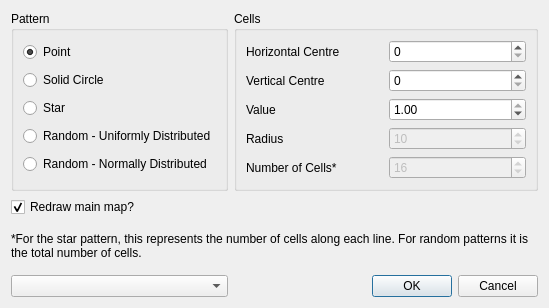
<?xml version="1.0" encoding="UTF-8"?>
<ui version="4.0">
 <class>AddCellDialog</class>
 <widget class="QDialog" name="AddCellDialog">
  <property name="geometry">
   <rect>
    <x>0</x>
    <y>0</y>
    <width>549</width>
    <height>308</height>
   </rect>
  </property>
  <property name="windowTitle">
   <string>Add Cells</string>
  </property>
  <layout class="QGridLayout" name="gridLayout">
   <item row="0" column="0">
    <widget class="QGroupBox" name="groupBox_3">
     <property name="title">
      <string>Pattern</string>
     </property>
     <layout class="QVBoxLayout" name="verticalLayout">
      <item>
       <widget class="QRadioButton" name="pointRB">
        <property name="text">
         <string>Point</string>
        </property>
        <property name="checked">
         <bool>true</bool>
        </property>
       </widget>
      </item>
      <item>
       <widget class="QRadioButton" name="solidCRB">
        <property name="text">
         <string>Solid Circle</string>
        </property>
       </widget>
      </item>
      <item>
       <widget class="QRadioButton" name="starRB">
        <property name="text">
         <string>Star</string>
        </property>
       </widget>
      </item>
      <item>
       <widget class="QRadioButton" name="randUniformRB">
        <property name="text">
         <string>Random - Uniformly Distributed</string>
        </property>
       </widget>
      </item>
      <item>
       <widget class="QRadioButton" name="randNormalRB">
        <property name="text">
         <string>Random - Normally Distributed</string>
        </property>
       </widget>
      </item>
     </layout>
    </widget>
   </item>
   <item row="0" column="1">
    <widget class="QGroupBox" name="groupBox">
     <property name="title">
      <string>Cells</string>
     </property>
     <layout class="QGridLayout" name="gridLayout_2">
      <item row="0" column="1">
       <widget class="QSpinBox" name="xSpinBox">
        <property name="maximum">
         <number>99999</number>
        </property>
       </widget>
      </item>
      <item row="1" column="1">
       <widget class="QSpinBox" name="ySpinBox">
        <property name="maximum">
         <number>99999</number>
        </property>
       </widget>
      </item>
      <item row="2" column="0">
       <widget class="QLabel" name="label_3">
        <property name="text">
         <string>Value</string>
        </property>
       </widget>
      </item>
      <item row="0" column="0">
       <widget class="QLabel" name="label">
        <property name="text">
         <string>Horizontal Centre</string>
        </property>
       </widget>
      </item>
      <item row="3" column="0">
       <widget class="QLabel" name="label_4">
        <property name="text">
         <string>Radius</string>
        </property>
       </widget>
      </item>
      <item row="3" column="1">
       <widget class="QSpinBox" name="radiusSpinBox">
        <property name="enabled">
         <bool>false</bool>
        </property>
        <property name="minimum">
         <number>1</number>
        </property>
        <property name="maximum">
         <number>999999999</number>
        </property>
        <property name="value">
         <number>10</number>
        </property>
       </widget>
      </item>
      <item row="2" column="1">
       <widget class="QDoubleSpinBox" name="valSpinBox">
        <property name="maximum">
         <double>1.000000000000000</double>
        </property>
        <property name="singleStep">
         <double>0.010000000000000</double>
        </property>
        <property name="value">
         <double>1.000000000000000</double>
        </property>
       </widget>
      </item>
      <item row="1" column="0">
       <widget class="QLabel" name="label_2">
        <property name="text">
         <string>Vertical Centre</string>
        </property>
       </widget>
      </item>
      <item row="4" column="1">
       <widget class="QSpinBox" name="numberOfCellsSpinBox">
        <property name="enabled">
         <bool>false</bool>
        </property>
        <property name="minimum">
         <number>1</number>
        </property>
        <property name="maximum">
         <number>99999999</number>
        </property>
        <property name="value">
         <number>16</number>
        </property>
       </widget>
      </item>
      <item row="4" column="0">
       <widget class="QLabel" name="label_5">
        <property name="text">
         <string>Number of Cells*</string>
        </property>
       </widget>
      </item>
     </layout>
    </widget>
   </item>
   <item row="4" column="1">
    <widget class="QDialogButtonBox" name="buttonBox">
     <property name="orientation">
      <enum>Qt::Horizontal</enum>
     </property>
     <property name="standardButtons">
      <set>QDialogButtonBox::Cancel|QDialogButtonBox::Ok</set>
     </property>
    </widget>
   </item>
   <item row="4" column="0">
    <widget class="QComboBox" name="comboBox"/>
   </item>
   <item row="3" column="0" colspan="2">
    <widget class="QLabel" name="label_6">
     <property name="text">
      <string>*For the star pattern, this represents the number of cells along each line. For random patterns it is the total number of cells.</string>
     </property>
     <property name="wordWrap">
      <bool>true</bool>
     </property>
    </widget>
   </item>
   <item row="2" column="0">
    <widget class="QCheckBox" name="checkBox">
     <property name="text">
      <string>Redraw main map?</string>
     </property>
     <property name="checked">
      <bool>true</bool>
     </property>
    </widget>
   </item>
  </layout>
 </widget>
 <resources/>
 <connections>
  <connection>
   <sender>buttonBox</sender>
   <signal>accepted()</signal>
   <receiver>AddCellDialog</receiver>
   <slot>accept()</slot>
   <hints>
    <hint type="sourcelabel">
     <x>248</x>
     <y>254</y>
    </hint>
    <hint type="destinationlabel">
     <x>157</x>
     <y>274</y>
    </hint>
   </hints>
  </connection>
  <connection>
   <sender>buttonBox</sender>
   <signal>rejected()</signal>
   <receiver>AddCellDialog</receiver>
   <slot>reject()</slot>
   <hints>
    <hint type="sourcelabel">
     <x>316</x>
     <y>260</y>
    </hint>
    <hint type="destinationlabel">
     <x>286</x>
     <y>274</y>
    </hint>
   </hints>
  </connection>
 </connections>
</ui>
